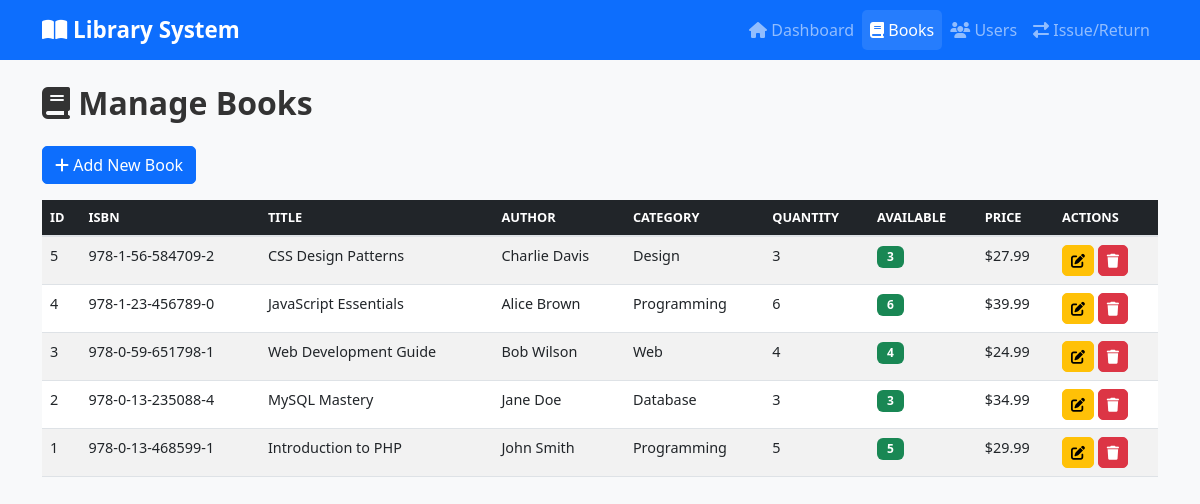
The page /books.php on the database its author committed.
### tables this page shows
CREATE TABLE IF NOT EXISTS books (
    id INT PRIMARY KEY AUTO_INCREMENT,
    isbn VARCHAR(20) UNIQUE,
    title VARCHAR(200) NOT NULL,
    author VARCHAR(100) NOT NULL,
    publisher VARCHAR(100),
    category VARCHAR(50),
    quantity INT DEFAULT 1,
    available INT DEFAULT 1,
    price DECIMAL(10,2),
    description TEXT,
    status ENUM('available', 'unavailable') DEFAULT 'available',
    created_at TIMESTAMP DEFAULT CURRENT_TIMESTAMP,
    updated_at TIMESTAMP DEFAULT CURRENT_TIMESTAMP ON UPDATE CURRENT_TIMESTAMP
);

### books.php (the view, shortened to what this page needs)
<?php
include 'config.php';
$books = $conn->query("SELECT * FROM books ORDER BY id DESC");
?>
<!DOCTYPE html>
<html lang="en">
<head>
    <link href="https://cdn.jsdelivr.net/npm/bootstrap@5.3.0/dist/css/bootstrap.min.css" rel="stylesheet">
    <link rel="stylesheet" href="https://cdnjs.cloudflare.com/ajax/libs/font-awesome/6.4.0/css/all.min.css">
    <link rel="stylesheet" href="style.css">
</head>
<body>
    <nav class="navbar navbar-expand-lg navbar-dark bg-primary">
        <div class="container">
            <a class="navbar-brand" href="index.php"><i class="fas fa-book-open"></i> Library System</a>
            <div class="collapse navbar-collapse" id="navbarNav">
                <ul class="navbar-nav ms-auto">
                    <li class="nav-item"><a class="nav-link" href="index.php"><i class="fas fa-home"></i> Dashboard</a></li>
                    <li class="nav-item"><a class="nav-link active" href="books.php"><i class="fas fa-book"></i> Books</a></li>
                    <li class="nav-item"><a class="nav-link" href="users.php"><i class="fas fa-users"></i> Users</a></li>
                    <li class="nav-item"><a class="nav-link" href="transactions.php"><i class="fas fa-exchange-alt"></i> Issue/Return</a></li>
                </ul>
            </div>
        </div>
    </nav>
    <div class="container mt-4">
        <h2 class="mb-4"><i class="fas fa-book"></i> Manage Books</h2>
        <button class="btn btn-primary mb-3" data-bs-toggle="modal" data-bs-target="#addBookModal">
            <i class="fas fa-plus"></i> Add New Book
        </button>
        <div class="table-responsive">
            <table class="table table-striped table-hover">
                <thead class="table-dark">
                    <tr>
                        <th>ID</th>
                        <th>ISBN</th>
                        <th>Title</th>
                        <th>Author</th>
                        <th>Category</th>
                        <th>Quantity</th>
                        <th>Available</th>
                        <th>Price</th>
                        <th>Actions</th>
                    </tr>
                </thead>
                <tbody>
                    <?php while($row = $books->fetch_assoc()): ?>
                    <tr>
                        <td><?php echo $row['id']; ?></td>
                        <td><?php echo $row['isbn']; ?></td>
                        <td><?php echo $row['title']; ?></td>
                        <td><?php echo $row['author']; ?></td>
                        <td><?php echo $row['category']; ?></td>
                        <td><?php echo $row['quantity']; ?></td>
                        <td><span class="badge bg-<?php echo $row['available'] > 0 ? 'success' : 'danger'; ?>"><?php echo $row['available']; ?></span></td>
                        <td>$<?php echo number_format($row['price'], 2); ?></td>
                        <td>
                            <a href="?edit=<?php echo $row['id']; ?>" class="btn btn-sm btn-warning"><i class="fas fa-edit"></i></a>
                            <a href="?delete=<?php echo $row['id']; ?>" class="btn btn-sm btn-danger" onclick="return confirm('Are you sure?')"><i class="fas fa-trash"></i></a>
                        </td>
                    </tr>
                    <?php endwhile; ?>
                </tbody>
            </table>
        </div>
    </div>
</body>
</html>

### style.css (style rules this page uses)
body { background-color: #f8f9fa; font-family: 'Segoe UI', Tahoma, Geneva, Verdana, sans-serif; }
.navbar-brand { font-weight: 600; font-size: 1.4rem; }
.table { font-size: 0.9rem; }
.table thead th { border-bottom: 2px solid #dee2e6; font-weight: 600; text-transform: uppercase; font-size: 0.8rem; }
.badge { padding: 5px 10px; font-size: 0.75rem; }
.btn { border-radius: 5px; }
.nav-link { font-weight: 500; }
.nav-link.active { background-color: rgba(255,255,255,0.1); border-radius: 5px; }
h2 { color: #333; font-weight: 600; }

### rows shown on the page
books: id "5", isbn "978-1-56-584709-2", title "CSS Design Patterns", author "Charlie Davis", category "Design", quantity "3", available "3", price "27.99"
books: id "4", isbn "978-1-23-456789-0", title "JavaScript Essentials", author "Alice Brown", category "Programming", quantity "6", available "6", price "39.99"
books: id "3", isbn "978-0-59-651798-1", title "Web Development Guide", author "Bob Wilson", category "Web", quantity "4", available "4", price "24.99"
books: id "2", isbn "978-0-13-235088-4", title "MySQL Mastery", author "Jane Doe", category "Database", quantity "3", available "3", price "34.99"
books: id "1", isbn "978-0-13-468599-1", title "Introduction to PHP", author "John Smith", category "Programming", quantity "5", available "5", price "29.99"
